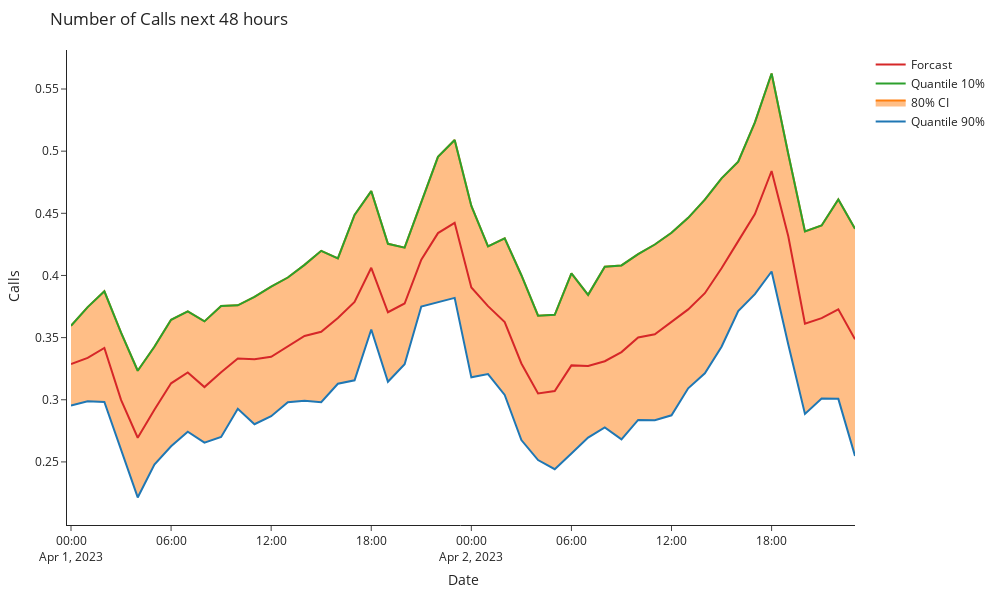

Notebook code cell kept with this figure:
### Code cell
# create the chart
fig = go.Figure()

time=df['timestamp']
CI_90=df['Q9']
CI_10=df['Q1']
forcast = df['forecast']

trace_90 = go.Scatter(x=time, y=CI_10, mode='lines', name='Quantile 90%')
fill_trace = go.Scatter(x=time, y=CI_90, mode='lines', name='80% CI', fill='tonexty')
trace_10 = go.Scatter(x=time, y=CI_90, mode='lines', name='Quantile 10%')
trace_forcast = go.Scatter(x=time, y=forcast, mode='lines', name='Forcast')

fig = go.Figure([
    trace_90,
    fill_trace,
    trace_10,
    trace_forcast
])

fig.update_layout(
    title='Number of Calls next 48 hours',
    xaxis_title='Date',
    yaxis_title='Calls',
    autosize=False,
    width=1000,
    height=600,
    template='simple_white',
    margin=dict(
        l=50,
        r=25,
        b=10,
        t=50,
        pad=4
    ),
    #paper_bgcolor="ggplot2",
)

#filename = 'endpoint_forecast.png'
#path = 'Images/' + filename
#fig.write_image(path)
fig.show()
